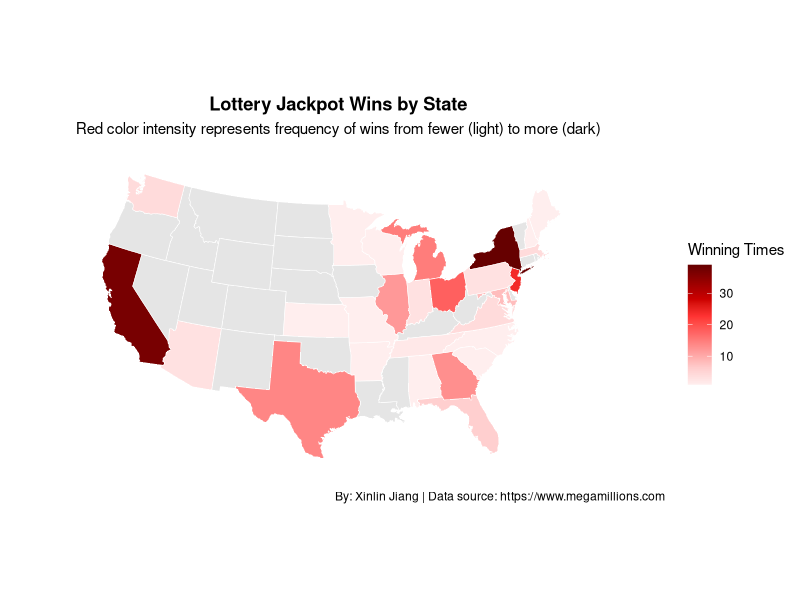
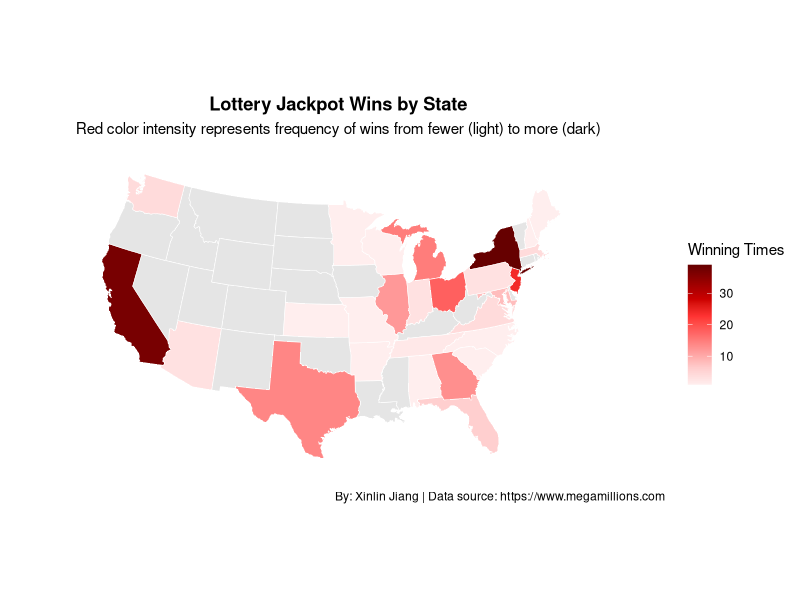

Generate these figures, in order, with R:
# Install required packages if not already installed
if (!require(ggplot2)) install.packages("ggplot2")
if (!require(maps)) install.packages("maps")
# Install svglite for SVG export
if (!require(svglite)) install.packages("svglite")
# Load the packages (this is critical!)
library(ggplot2)
library(maps)

# Create data frame with state frequencies
state_data <- data.frame(
  state = c("NY", "CA", "NJ", "OH", "MI", "TX", "GA", "IL", "MD", "FL", "MA", "VA", "WA", 
            "AZ", "PA", "IN", "TN", "ME", "MN", "WI", "NH", "SC", "AR", "MO", "KS", "NC", "AL"),
  frequency = c(39, 37, 24, 18, 15, 14, 13, 12, 8, 6, 4, 4, 4, 3, 3, 3, 2, 1, 1, 1, 1, 1, 1, 1, 1, 1, 1)
)

# Get US states map data
us_states <- map_data("state")

# Create a mapping of state abbreviations to full names
state_abbr_to_name <- c(
  AL = "alabama", AK = "alaska", AZ = "arizona", AR = "arkansas", CA = "california",
  CO = "colorado", CT = "connecticut", DE = "delaware", FL = "florida", GA = "georgia",
  HI = "hawaii", ID = "idaho", IL = "illinois", IN = "indiana", IA = "iowa",
  KS = "kansas", KY = "kentucky", LA = "louisiana", ME = "maine", MD = "maryland",
  MA = "massachusetts", MI = "michigan", MN = "minnesota", MS = "mississippi", MO = "missouri",
  MT = "montana", NE = "nebraska", NV = "nevada", NH = "new hampshire", NJ = "new jersey",
  NM = "new mexico", NY = "new york", NC = "north carolina", ND = "north dakota", OH = "ohio",
  OK = "oklahoma", OR = "oregon", PA = "pennsylvania", RI = "rhode island", SC = "south carolina",
  SD = "south dakota", TN = "tennessee", TX = "texas", UT = "utah", VT = "vermont",
  VA = "virginia", WA = "washington", WV = "west virginia", WI = "wisconsin", WY = "wyoming",
  DC = "district of columbia"
)

# Convert abbreviations to full state names
state_data$state_name <- unlist(state_abbr_to_name[state_data$state])

# Merge map data with frequency data
# We need dplyr for left_join, so let's check if it's available, otherwise use merge
if (require(dplyr)) {
  choropleth_data <- left_join(us_states, state_data, by = c("region" = "state_name"))
} else {
  # If dplyr is not available, use base R merge
  choropleth_data <- merge(us_states, state_data, 
                           by.x = "region", by.y = "state_name", 
                           all.x = TRUE)
}

# Create a custom red color palette
red_colors <- c("#FFEEEE", "#FFCCCC", "#FF9999", "#FF6666", "#FF3333", "#CC0000", "#990000", "#660000")

# Create the map
ggplot(data = choropleth_data) +
  geom_polygon(aes(x = long, y = lat, group = group, fill = frequency), 
               color = "white", size = 0.2) +
  coord_map("albers", lat0 = 39, lat1 = 45) +
  scale_fill_gradientn(
    name = "Winning Times", 
    colors = red_colors,
    na.value = "grey90"
  ) +
  labs(
    title = "Lottery Jackpot Wins by State",
    subtitle = "Red color intensity represents frequency of wins from fewer (light) to more (dark)",
    caption = "By: Xinlin Jiang | Data source: https://www.megamillions.com"
  ) +
  theme_minimal() +
  theme(
    plot.title = element_text(hjust = 0.5, face = "bold"),
    plot.subtitle = element_text(hjust = 0.5),
    axis.title = element_blank(),
    axis.text = element_blank(),
    axis.ticks = element_blank(),
    panel.grid = element_blank()
  )

# Save the plot
ggsave("lottery_wins_map.svg", width = 10, height = 6, dpi = 30)
